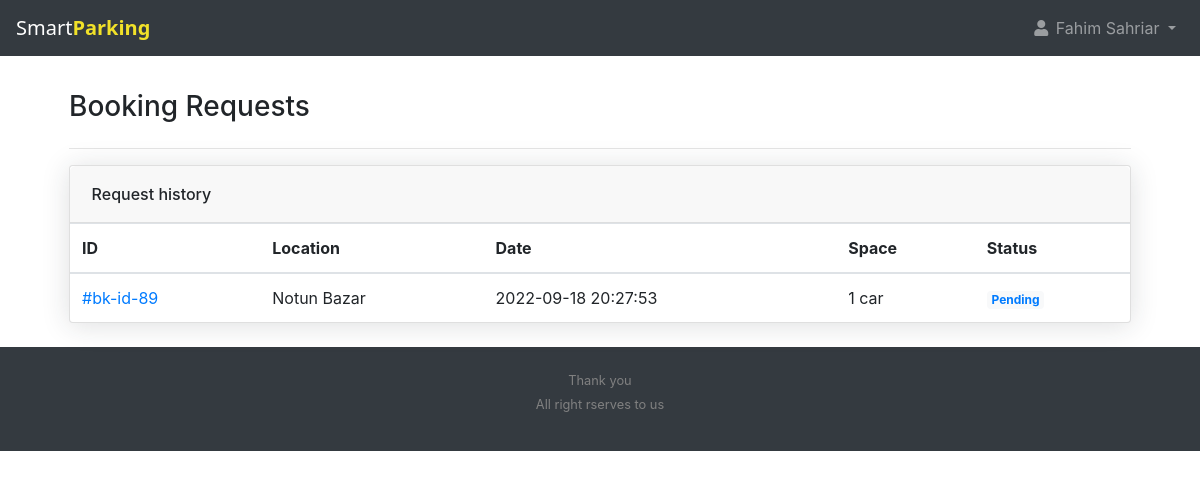
/functional-pages/car-booking-req.php (signed in), run on the app's committed database.
### tables this page shows
CREATE TABLE `user_detail` (
  `username` varchar(20) NOT NULL,
  `role1` int(11) NOT NULL,
  `fullName` varchar(20) NOT NULL,
  `phone` varchar(20) NOT NULL,
  `rating` float NOT NULL,
  `pass` varchar(20) NOT NULL,
  `NID` int(11) NOT NULL,
  `Car_Name` varchar(20) NOT NULL,
  `Model` varchar(20) NOT NULL,
  `Registrations_NO` varchar(20) NOT NULL,
  `address` varchar(50) NOT NULL
);

CREATE TABLE `bookings` (
  `id` int(11) NOT NULL,
  `location` varchar(20) NOT NULL,
  `space` int(11) NOT NULL,
  `day` int(11) NOT NULL,
  `hour` int(11) NOT NULL,
  `cost` int(11) NOT NULL,
  `customer` varchar(20) NOT NULL,
  `customer_review` int(11) NOT NULL,
  `renter` varchar(20) NOT NULL,
  `renter_review` int(11) NOT NULL,
  `date` timestamp NOT NULL DEFAULT current_timestamp() ON UPDATE current_timestamp(),
  `complete` int(11) NOT NULL,
  `payment` int(11) NOT NULL,
  `accept` int(11) NOT NULL
);

### functional-pages/car-booking-req.php (the view, shortened to what this page needs)
<?php
    require 'C:\xampp\htdocs\Dhaka-Parking\header.php';
    $username = $_SESSION['username'];
    $sql2 = "SELECT * FROM bookings JOIN user_detail ON user_detail.username=bookings.renter WHERE customer='$username' ORDER BY date DESC";
    $result3 = $conn->query($sql2);
    $count3 = mysqli_num_rows($result3);
?>
<link rel="stylesheet" href="https://cdnjs.cloudflare.com/ajax/libs/font-awesome/5.13.1/css/all.min.css" />
<div class="container">
    <div class="container-xl px-4 mt-4">
        <h3 style="margin-top: 10px; display:inline-block">Booking Requests</h3>
        <hr>
        <div class="card mb-4">
            <div class="card-header">Request history</div>
            <div class="card-body p-0">
                <div class="table-responsive table-billing-history">
                    <table class="table mb-0">
                        <thead>
                            <tr>
                                <th class="border-gray-200" scope="col">ID</th>
                                <th class="border-gray-200" scope="col">Location</th>
                                <th class="border-gray-200" scope="col">Date</th>
                                <th class="border-gray-200" scope="col">Space</th>
                                <th class="border-gray-200" scope="col">Status</th>
                            </tr>
                        </thead>
                        <tbody>
                            <?php if ($count3 > 0) { ?>
                            <?php while ($row = $result3->fetch_assoc()) { ?>
                            <tr>
                                <td> <a href="booking-detail.php?id=<?php echo $row['id'] ?>">#bk-id-<?php echo $row['id'] ?></a></td>
                                <td> <?php echo $row['location'] ?></td>
                                <td><?php echo $row['date'] ?></td>
                                <td><?php echo $row['space'] ?> car</td>
                                <td>
                                    <?php if ($row['accept']==1) { ?>
                                        <span class="badge bg-light text-success">
                                            Accepted
                                        </span>
                                    <?php }elseif ($row['accept']==0) { ?>
                                        <span class="badge bg-light text-primary">
                                            Pending
                                        </span>
                                    <?php }else{ ?>
                                        <span class="badge bg-light text-danger">
                                            Rejected
                                        </span>
                                    <?php } ?>
                                </td>
                            </tr>
                            <?php }} ?>
                        </tbody>
                    </table>
                </div>
            </div>
        </div>
    </div>
</div>
<?php require 'C:\xampp\htdocs\Dhaka-Parking\footer.php'; ?>

### header.php (shortened to what this page needs)
<!DOCTYPE html>
<html lang="en">
<head>
<link rel="stylesheet" href="style.css">
  <link rel="stylesheet" href="https://pro.fontawesome.com/releases/v5.10.0/css/all.css" />
  <link rel="stylesheet" href="https://maxcdn.bootstrapcdn.com/bootstrap/4.0.0/css/bootstrap.min.css">
</head>
<?php
include_once 'db_connect.php';
$customer_name = 'login';
if (!isset($_SESSION['isLogin'])) {
} else {
  $c_name = $_SESSION['username'];
  $sql3 = "SELECT fullName FROM user_detail WHERE username='$c_name'";
  $result3 = $conn->query($sql3);
  $row2 = $result3->fetch_assoc();
  $customer_name = $row2['fullName'];
}
?>
<body style="position:relative">
  <nav class="navbar navbar-expand-lg navbar-dark bg-dark">
    <a class="navbar-brand" href="/Dhaka-Parking/index.php">Smart<span style="color:#f1e129;font-weight:800">Parking</span></a>
    <div class="collapse navbar-collapse" id="navbarSupportedContent">
      <ul class="navbar-nav ml-auto">
        <li class="nav-item dropdown">
          <a class="nav-link dropdown-toggle" href="#" id="navbarDropdown" role="button" data-toggle="dropdown" aria-haspopup="true" aria-expanded="false">
            <i class="fas fa-user fa-fw"></i><span> <?php echo $customer_name ?></span>
          </a>
        </li>
      </ul>
    </div>
  </nav>

### functional-pages/style.css (style rules this page uses)
body { font-family: 'Nunito', sans-serif; }
.navbar-brand { font-size: 1.5rem; font-family: system-ui; }

### functional-pages/car-booking-req.php (style rules this page uses)
.card { box-shadow: 0 0.15rem 1.75rem 0 rgb(33 40 50 / 15%); }
.card .card-header { font-weight: 500; }
.card-header:first-child { border-radius: 0.35rem 0.35rem 0 0; }
.card-header { padding: 1rem 1.35rem; margin-bottom: 0; background-color: rgba(33, 40, 50, 0.03); border-bottom: 1px solid rgba(33, 40, 50, 0.125); }
.table-billing-history th, .table-billing-history td { padding-top: 0.75rem; padding-bottom: 0.75rem; padding-left: 1.375rem; padding-right: 1.375rem; }
.table> :not(caption)>*>*, .dataTable-table> :not(caption)>*>* { padding: 0.75rem 0.75rem; background-color: var(--bs-table-bg); border-bottom-width: 1px; box-shadow: inset 0 0 0 9999px var(--bs-table-accent-bg); }

### data on the page
user_detail: fullName "Fahim Sahriar"
bookings: id "89", location "Notun Bazar", date "2022-09-18 20:27:53", space "1", accept "Pending"
